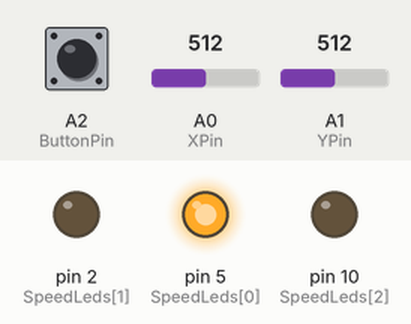
The sketch below on a simulated Arduino Uno, built with avr-gcc and run on an emulated ATmega328P. Parts: output pins drawn as LEDs (lit = HIGH). The test bench sets the inputs (shaded band); at power-on: A2 (ButtonPin) HIGH, A0 (XPin) = 512, A1 (YPin) = 512. What the sketch prints to the serial monitor is not drawn.

Above: at 1.2 s.
1.3 s: A2 (ButtonPin) pulled LOW for 0.15 s
At 2.6 s:
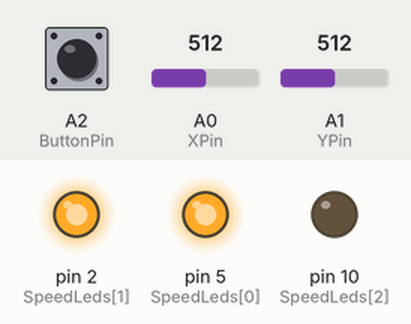
2.9 s: A2 (ButtonPin) pulled LOW for 1 s
At 5.1 s:
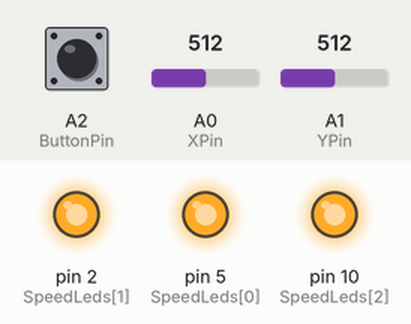
5.4 s: A0 (XPin) set to 890
8.4 s: A0 (XPin) set to 908
9.9 s: A1 (YPin) set to 883
12.9 s: A1 (YPin) set to 913
Timing chart, 0 to 15.4 s (numbered marks = the images above; inputs shaded):
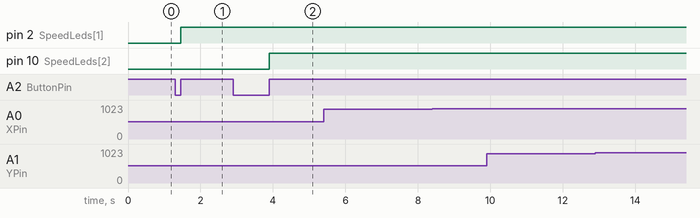

The sketch:

JoystickFW.ino
```cpp
const int XPin = A0;
const int YPin = A1;
const int ButtonPin = A2;

const int NeutralMinValue = 100;
const int NeutralMaxValue = 900;

const byte SpeedRates[] = {100, 170, 255};
const int SpeedLeds[] = {5, 2, 10};
const int MaxSpeed = 3;

void Drive(int x, int y);
bool IsButtonPressed();
void ChangeSpeed();

// Return value:
// 0 - equal
// 1 - lower
// 2 - greater
int NeutralCompare(int value);

int CurrentSpeed = 1;

void setup()
{
  pinMode(XPin, INPUT);
  pinMode(YPin, INPUT);
  pinMode(ButtonPin, INPUT_PULLUP);

  for (int i = 0; i < MaxSpeed; ++i)
  {
    pinMode(SpeedLeds[i], OUTPUT);
  }

  digitalWrite(SpeedLeds[0], HIGH);

  Serial.begin(9600);
}

void loop()
{
  if (IsButtonPressed())
  {
    ChangeSpeed();
  }

  int x = analogRead(XPin);
  int y = analogRead(YPin);
  Drive(x, y);

  delay(10);
}

void Drive(int x, int y)
{
  byte data[4] = { 0 };
  data[0] = 1;

  int xState = NeutralCompare(x);
  int yState = NeutralCompare(y);

  int value = xState + yState * 10;

  switch (value)
  {
    case 0:
      {
        break;
      }

    case 1:
      {
        data[1] = SpeedRates[CurrentSpeed - 1];
        data[2] = SpeedRates[CurrentSpeed - 1];
        data[3] = 0b00000010;
        break;
      }

    case 2:
      {
        data[1] = SpeedRates[CurrentSpeed - 1];
        data[2] = SpeedRates[CurrentSpeed - 1];
        data[3] = 0b00000001;
        break;
      }

    case 10:
      {
        data[1] = SpeedRates[CurrentSpeed - 1];
        data[2] = SpeedRates[CurrentSpeed - 1];
        data[3] = 0b00000011;
        break;
      }

    case 20:
      {
        data[1] = SpeedRates[CurrentSpeed - 1];
        data[2] = SpeedRates[CurrentSpeed - 1];
        data[3] = 0b00000000;
        break;
      }

    case 11:
      {
        data[1] = SpeedRates[CurrentSpeed - 1] / 2;
        data[2] = SpeedRates[CurrentSpeed - 1];
        data[3] = 0b00000011;
        break;
      }

    case 12:
      {
        data[1] = SpeedRates[CurrentSpeed - 1];
        data[2] = SpeedRates[CurrentSpeed - 1] / 2;
        data[3] = 0b00000011;
        break;
      }

    case 21:
      {
        data[1] = SpeedRates[CurrentSpeed - 1] / 2;
        data[2] = SpeedRates[CurrentSpeed - 1];
        data[3] = 0b00000000;
        break;
      }

    case 22:
      {
        data[1] = SpeedRates[CurrentSpeed - 1];
        data[2] = SpeedRates[CurrentSpeed - 1] / 2;
        data[3] = 0b00000000;
        break;
      }
  }

  Serial.write(data, 4);
}

int NeutralCompare(int value)
{
  if (value < NeutralMinValue)
  {
    return 1;
  }

  if (value > NeutralMaxValue)
  {
    return 2;
  }

  return 0;
}

bool IsButtonPressed()
{
  if (!digitalRead(ButtonPin))
  {
    delay(10);
    if (digitalRead(ButtonPin))
    {
      return false;
    }

    while (!digitalRead(ButtonPin))
    {
    }

    return true;
  }

  return false;
}

void ChangeSpeed()
{
  ++CurrentSpeed;
  if (CurrentSpeed > MaxSpeed)
  {
    CurrentSpeed = 1;
  }

  for (int i = 0; i < MaxSpeed; ++i)
  {
    if (i < CurrentSpeed)
    {
      digitalWrite(SpeedLeds[i], HIGH);
    }
    else
    {
      digitalWrite(SpeedLeds[i], LOW);
    }
  }
}
```

Measured:
- after the input at 1.3 s, pin 2 (SpeedLeds[1]): LOW → HIGH after 0.15 s
- after the input at 2.9 s, pin 10 (SpeedLeds[2]): LOW → HIGH after 1.0 s
- after the input at 5.4 s, every drawn part: stays the same
- after the input at 8.4 s, every drawn part: stays the same
- after the input at 9.9 s, every drawn part: stays the same
- after the input at 12.9 s, every drawn part: stays the same
